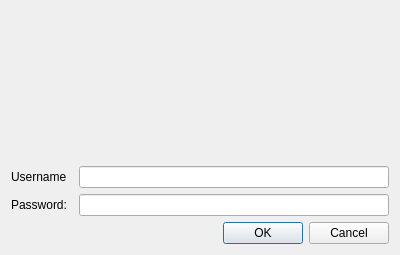
<?xml version="1.0" encoding="UTF-8"?>
<ui version="4.0">
 <class>SiggyDialog</class>
 <widget class="QDialog" name="SiggyDialog">
  <property name="geometry">
   <rect>
    <x>0</x>
    <y>0</y>
    <width>400</width>
    <height>255</height>
   </rect>
  </property>
  <property name="sizePolicy">
   <sizepolicy hsizetype="Fixed" vsizetype="Fixed">
    <horstretch>0</horstretch>
    <verstretch>0</verstretch>
   </sizepolicy>
  </property>
  <property name="minimumSize">
   <size>
    <width>400</width>
    <height>255</height>
   </size>
  </property>
  <property name="maximumSize">
   <size>
    <width>400</width>
    <height>255</height>
   </size>
  </property>
  <property name="font">
   <font>
    <family>Arial</family>
   </font>
  </property>
  <property name="windowTitle">
   <string>Tripwire Configuration</string>
  </property>
  <property name="windowIcon">
   <iconset resource="../resources.qrc">
    <normaloff>:/images/app_icon.png</normaloff>:/images/app_icon.png</iconset>
  </property>
  <property name="sizeGripEnabled">
   <bool>false</bool>
  </property>
  <layout class="QGridLayout" name="gridLayout">
   <item row="8" column="1" colspan="3">
    <widget class="QDialogButtonBox" name="buttonBox">
     <property name="orientation">
      <enum>Qt::Horizontal</enum>
     </property>
     <property name="standardButtons">
      <set>QDialogButtonBox::Cancel|QDialogButtonBox::Ok</set>
     </property>
    </widget>
   </item>
   <item row="0" column="1" colspan="3">
    <widget class="QLabel" name="label_4">
     <property name="text">
      <string/>
     </property>
     <property name="pixmap">
      <pixmap resource="../resources.qrc">:/images/siggy_banner.png</pixmap>
     </property>
    </widget>
   </item>
   <item row="2" column="3">
    <widget class="QLineEdit" name="lineEdit_user_siggy"/>
   </item>
   <item row="5" column="3">
    <widget class="QLineEdit" name="lineEdit_pass_siggy">
     <property name="enabled">
      <bool>true</bool>
     </property>
     <property name="echoMode">
      <enum>QLineEdit::Password</enum>
     </property>
    </widget>
   </item>
   <item row="5" column="1">
    <widget class="QLabel" name="label_8">
     <property name="text">
      <string>Password:</string>
     </property>
    </widget>
   </item>
   <item row="2" column="1">
    <widget class="QLabel" name="label_9">
     <property name="text">
      <string>Username</string>
     </property>
    </widget>
   </item>
  </layout>
 </widget>
 <resources>
  <include location="../resources.qrc"/>
 </resources>
 <connections>
  <connection>
   <sender>buttonBox</sender>
   <signal>accepted()</signal>
   <receiver>SiggyDialog</receiver>
   <slot>accept()</slot>
   <hints>
    <hint type="sourcelabel">
     <x>248</x>
     <y>254</y>
    </hint>
    <hint type="destinationlabel">
     <x>157</x>
     <y>274</y>
    </hint>
   </hints>
  </connection>
  <connection>
   <sender>buttonBox</sender>
   <signal>rejected()</signal>
   <receiver>SiggyDialog</receiver>
   <slot>reject()</slot>
   <hints>
    <hint type="sourcelabel">
     <x>316</x>
     <y>260</y>
    </hint>
    <hint type="destinationlabel">
     <x>286</x>
     <y>274</y>
    </hint>
   </hints>
  </connection>
 </connections>
</ui>
